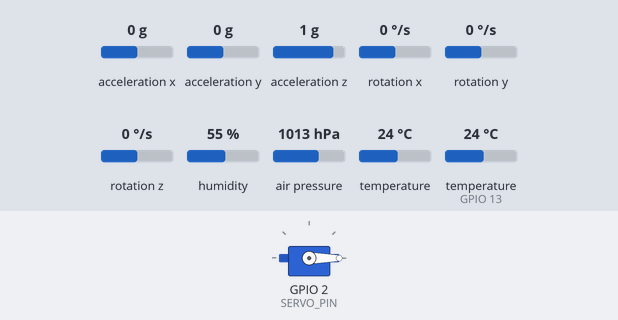
This sketch was run on a simulated ESP32. Shown: servo. Wiring (inferred from the names in the program): MPU-6050 motion sensor at I2C address 0x68. The test bench sets the inputs (shaded band); at power-on: acceleration x 0 g, acceleration z 1 g, acceleration y 0 g, rotation x 0 °/s, rotation y 0 °/s, rotation z 0 °/s, humidity 55 %, air pressure 1013 hPa, temperature 24 °C, temperature (sensor on GPIO 13) 24 °C. What the sketch prints to the serial monitor is not drawn.

Above: at 1.7 s.
1.8 s: acceleration x set to -1 g
5.3 s: acceleration x set to -1.3 g
At 9.3 s:
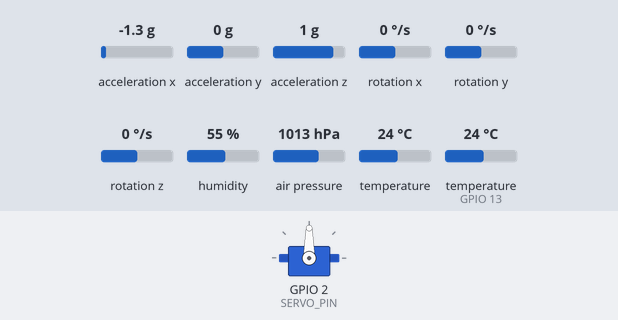
15.1 s: acceleration z set to 0.1 g
16.6 s: acceleration z set to -0.2 g
Timing chart, 0 to 19.6 s (numbered marks = the images above; inputs shaded):
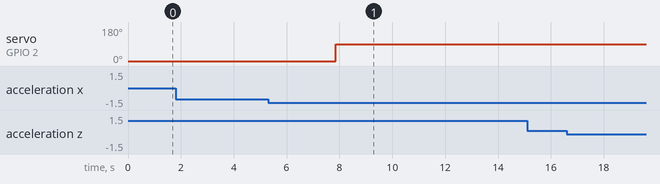

Measured:
- the behaviour switches between -1.1 and -1.2 g on acceleration x (found by bisection; images 0 and 1)
- after the input at 1.8 s, every drawn part: stays the same
- after the input at 5.3 s, servo on GPIO 2 (SERVO_PIN): 0° → 90° after 2.6 s
- after the input at 15.1 s, every drawn part: stays the same
- after the input at 16.6 s, every drawn part: stays the same

The sketch:

sketch.ino
```cpp
// =====================================================================
// GRUPO 2 (Maris) - CanSATt_hsm
// Placa: ESP32-CAM (AI-Thinker)
// Sensores: MPU6050 (I2C) + BMP280 (I2C) + DHT11 + Servomotor (paracaidas)
// Conexion: WiFi AP + WebSocket en puerto 81
// WiFi: SSID "CanSat_G2" / Password "cansat2026g2"
// =====================================================================

#include <Arduino.h>
#include <WiFi.h>
#include <WebSocketsServer.h>
#include <Wire.h>
#include <DHT.h>
#include "mpu6050_direct.h"
#include <Adafruit_BMP280.h>
#include <ESP32Servo.h>

const char* AP_SSID = "CanSat_G2";
const char* AP_PASS = "cansat2026g2";

#define I2C_SDA 14
#define I2C_SCL 15
#define DHTPIN 13
#define DHTTYPE DHT11
#define SERVO_PIN 2

#define PRESION_NIVEL_MAR 1013.25F
#define ALT_LANZAMIENTO   10.0
#define ACCEL_LANZAMIENTO 15.0

WebSocketsServer ws = WebSocketsServer(81);

Adafruit_BMP280 bmp;
DHT dht(DHTPIN, DHTTYPE);
Servo servo;

bool mpuOK = false;
bool bmpOK = false;
unsigned long packetId = 0;

enum FlightPhase { PAD, ASCENT, APOGEE, DESCENT, LANDED };
FlightPhase phase = PAD;
bool servoDeployed = false;

float altAnterior = 0, altMax = 0;
int contadorDescenso = 0, contadorEstable = 0;
const char* phaseStr[] = {"PAD", "ASCENT", "APOGEE", "DESCENT", "LANDED"};

void deployServo() {
  if (!servoDeployed) { servo.write(90); servoDeployed = true; }
}

void wsEvent(uint8_t num, WStype_t type, uint8_t* payload, size_t length) {
  if (type == WStype_CONNECTED) Serial.printf("Cliente %u conectado\n", num);
}

void setup() {
  Serial.begin(115200);
  delay(500);
  Serial.println("Iniciando CanSat Grupo 2...");

  WiFi.softAP(AP_SSID, AP_PASS);
  Serial.printf("WiFi AP: %s / %s  IP: %s\n", AP_SSID, AP_PASS, WiFi.softAPIP().toString().c_str());

  ws.begin();
  ws.onEvent(wsEvent);

  Wire.begin(I2C_SDA, I2C_SCL);
  dht.begin();

  mpuOK = initMPU6050();
  if (!mpuOK) Serial.println("Error: MPU6050 no detectado!");
  else Serial.println("MPU6050 OK");

  bmpOK = bmp.begin(0x76);
  if (!bmpOK) bmpOK = bmp.begin(0x77);
  if (!bmpOK) Serial.println("Error: BMP280 no detectado!");
  else Serial.println("BMP280 OK");

  servo.setPeriodHertz(50);
  servo.attach(SERVO_PIN, 500, 2400);
  servo.write(0);

  if (bmpOK) altAnterior = bmp.readAltitude(PRESION_NIVEL_MAR);
}

void loop() {
  ws.loop();
  packetId++;

  float ax = 0, ay = 0, az = 9.81, gx = 0, gy = 0, gz = 0;
  float temp = 0, press = 1013.25, alt = 0;
  float hum = 0, tempDHT = 0;

  if (mpuOK) {
    if (!readMPU6050(ax, ay, az, gx, gy, gz)) Serial.println("Error de lectura MPU6050");
  }

  if (bmpOK) {
    temp = bmp.readTemperature();
    press = bmp.readPressure() / 100.0F;
    alt = bmp.readAltitude(PRESION_NIVEL_MAR);
  }

  float tDHT = dht.readTemperature();
  float hDHT = dht.readHumidity();
  if (!isnan(tDHT)) tempDHT = tDHT;
  if (!isnan(hDHT)) hum = hDHT;

  float accelTotal = sqrt(ax * ax + ay * ay + az * az);
  float velVertical = (alt - altAnterior) / 0.5;

  switch (phase) {
    case PAD:
      if (alt > ALT_LANZAMIENTO || accelTotal > ACCEL_LANZAMIENTO) phase = ASCENT;
      break;
    case ASCENT:
      if (alt > altMax) { altMax = alt; contadorDescenso = 0; }
      else contadorDescenso++;
      if (contadorDescenso >= 3) { phase = APOGEE; deployServo(); }
      break;
    case APOGEE: phase = DESCENT; break;
    case DESCENT:
      deployServo();
      if (abs(velVertical) < 0.5 && alt < ALT_LANZAMIENTO) contadorEstable++;
      else contadorEstable = 0;
      if (contadorEstable >= 6) phase = LANDED;
      break;
    case LANDED: break;
  }

  altAnterior = alt;

  char json[450];
  snprintf(json, sizeof(json),
    "{\"id\":%lu,\"ts\":%lu,\"temp\":%.2f,\"press\":%.2f,\"alt\":%.2f,"
    "\"hum\":%.2f,\"tempDHT\":%.2f,"
    "\"ax\":%.2f,\"ay\":%.2f,\"az\":%.2f,\"gx\":%.2f,\"gy\":%.2f,\"gz\":%.2f,"
    "\"phase\":\"%s\",\"servo\":%d,\"vVert\":%.2f,\"altMax\":%.2f,\"accelG\":%.2f}",
    packetId, millis(), temp, press, alt, hum, tempDHT,
    ax, ay, az, gx, gy, gz,
    phaseStr[phase], servoDeployed ? 1 : 0, velVertical, altMax, accelTotal / 9.81);

  Serial.println(json);
  ws.broadcastTXT(json);

  delay(500);
}
```

mpu6050_direct.h
```cpp
#pragma once
#include <Wire.h>
constexpr uint8_t MPU6050_ADDR = 0x68;
inline bool mpu6050Write(uint8_t reg, uint8_t value) { Wire.beginTransmission(MPU6050_ADDR); Wire.write(reg); Wire.write(value); return Wire.endTransmission() == 0; }
inline bool initMPU6050() { return mpu6050Write(0x6B, 0x00) && mpu6050Write(0x1C, 2 << 3) && mpu6050Write(0x1B, 1 << 3) && mpu6050Write(0x1A, 4); }
inline bool readMPU6050(float& ax, float& ay, float& az, float& gx, float& gy, float& gz) {
  Wire.beginTransmission(MPU6050_ADDR); Wire.write(0x3B);
  if (Wire.endTransmission(false) != 0 || Wire.requestFrom(MPU6050_ADDR, (uint8_t)14) != 14) return false;
  const int16_t rawAx = (Wire.read() << 8) | Wire.read(), rawAy = (Wire.read() << 8) | Wire.read(), rawAz = (Wire.read() << 8) | Wire.read();
  Wire.read(); Wire.read();
  const int16_t rawGx = (Wire.read() << 8) | Wire.read(), rawGy = (Wire.read() << 8) | Wire.read(), rawGz = (Wire.read() << 8) | Wire.read();
  ax = rawAx * 9.81f / 4096.0f; ay = rawAy * 9.81f / 4096.0f; az = rawAz * 9.81f / 4096.0f;
  gx = rawGx / 65.5f; gy = rawGy / 65.5f; gz = rawGz / 65.5f; return true;
}
```
